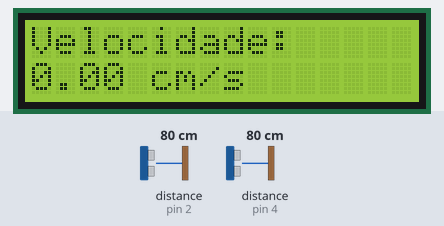
Bench run of a sketch on a simulated Arduino Uno, built with avr-gcc and run on an emulated ATmega328P. Shown: 16×2 character LCD. Wiring (from diagram.json): 2 × ultrasonic range finder: trigger pin 3, echo pin 2 / trigger pin 5, echo pin 4. The test bench sets the inputs (shaded band); at power-on: distance to the obstacle (sensors on pin 2, pin 4) 80 cm. The echo pulse lasts 58.3 µs per cm; what the sketch prints to the serial monitor is not drawn.

Above: at 3.7 s.
3.8 s: distance to the obstacle (sensor on pin 2) set to 2 cm
At 6.4 s:
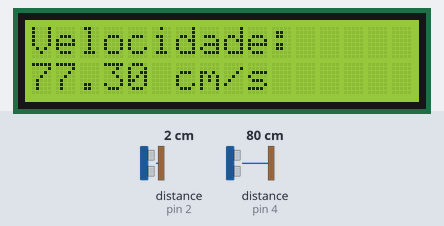
10.6 s: distance to the obstacle (sensor on pin 4) set to 4 cm
At 13.2 s:
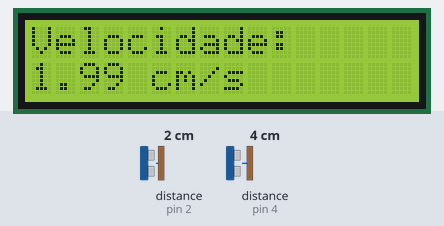
16.7 s: distance to the obstacle (sensor on pin 4) set to 60 cm
At 18.7 s:
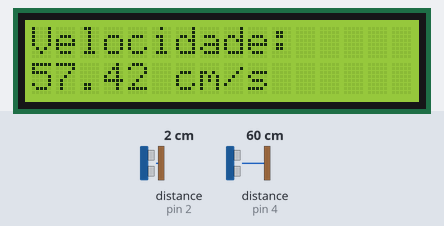
22.7 s: distance to the obstacle (sensor on pin 2) set to 4 cm
At 27.8 s:
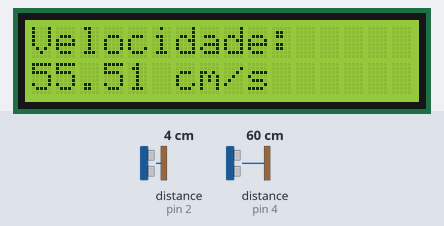
31.0 s: distance to the obstacle (sensor on pin 2) set to 9 cm
At 34.7 s:
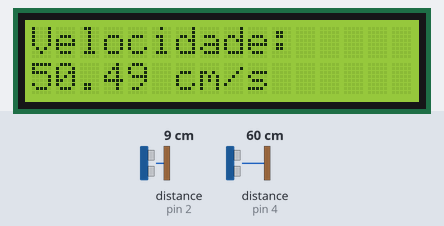
35.1 s: distance to the obstacle (sensor on pin 4) set to 2 cm
At 36.8 s:
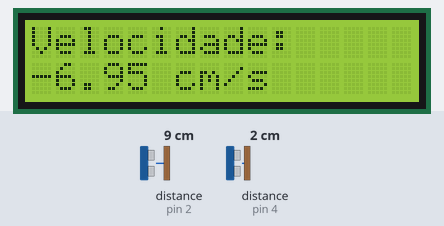
Timing chart, 0 to 38.3 s (numbered marks = the images above; inputs shaded):
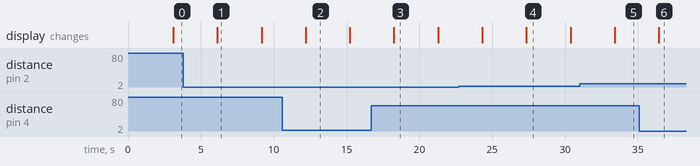

Measured:
- after the input at 3.8 s, the display: changes after 2.3 s (image 1)
- after the input at 10.6 s, the display: changes after 1.6 s (image 2)
- after the input at 16.7 s, the display: changes after 1.6 s (image 3)
- after the input at 22.7 s, the display: first differs from a run without the input after 4.6 s (image 4)
- after the input at 31.0 s, the display: changes after 2.4 s (image 5)
- what the display in image 1 shows lasts 3.1 s, from 6.1 s to 9.2 s

The sketch:

sketch.ino
```cpp
#include <LiquidCrystal_I2C.h>

#define TRIGGER_PIN1  3
#define ECHO_PIN1     2
#define TRIGGER_PIN2  5
#define ECHO_PIN2     4
#define velocidadesom 0.034

LiquidCrystal_I2C lcd(0x27, 16, 2);

unsigned long tempo1;
unsigned long tempo2;
float velocidade;

void setup() {
  Serial.begin(9600);
  lcd.init();
  lcd.backlight();

  pinMode(TRIGGER_PIN1, OUTPUT);
  pinMode(ECHO_PIN1, INPUT);
  pinMode(TRIGGER_PIN2, OUTPUT);
  pinMode(ECHO_PIN2, INPUT);
}

float calcdistancia(int triggerPin, int echoPin) {
  digitalWrite(triggerPin, LOW);
  delayMicroseconds(2);
  digitalWrite(triggerPin, HIGH);
  delayMicroseconds(10);
  digitalWrite(triggerPin, LOW);

  // Calcula o tempo de retorno do pulso
  long duracao = pulseIn(echoPin, HIGH);

  // Calcula a distância em cm
  float distancia = duracao * velocidadesom / 2;

  return distancia;
}

void loop() {
  delay(1000);

  // Primeiro sensor
  tempo1 = millis();
  float distancia1 = calcdistancia(TRIGGER_PIN1, ECHO_PIN1);
  Serial.print("Distancia 1: ");
  Serial.print(distancia1);
  Serial.println(" cm");

  delay(1000);

  // Segundo sensor
  tempo2 = millis();
  float distancia2 = calcdistancia(TRIGGER_PIN2, ECHO_PIN2);
  Serial.print("Distancia 2: ");
  Serial.print(distancia2);
  Serial.println(" cm");

  delay(1000);

  // v = d/t
  if (distancia1 > 0 && distancia2 > 0) {
    float tempo = (tempo2 - tempo1) / 1000.0;
    float distancia = distancia2 - distancia1;
    velocidade = distancia / tempo;

    lcd.clear();
    lcd.setCursor(0, 0);
    lcd.print("Velocidade: ");
    lcd.setCursor(0, 1);
    lcd.print(velocidade);
    lcd.print(" cm/s");

    Serial.print("Velocidade: ");
    Serial.print(velocidade);
    Serial.println(" cm/s");
  } else {

    Serial.println("Erro: Distancias invalidas");
    lcd.clear();
    lcd.setCursor(0, 0);
    lcd.print("Erro nas leituras");
  }
}
```
